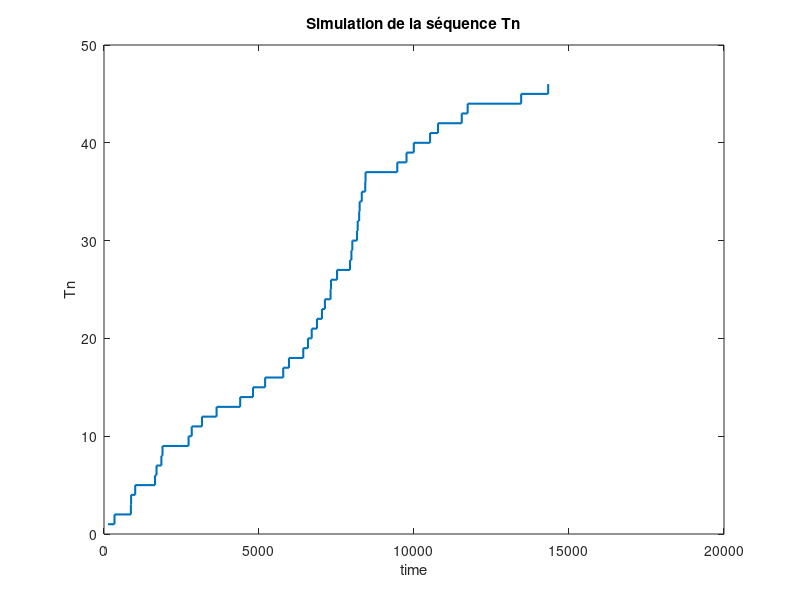
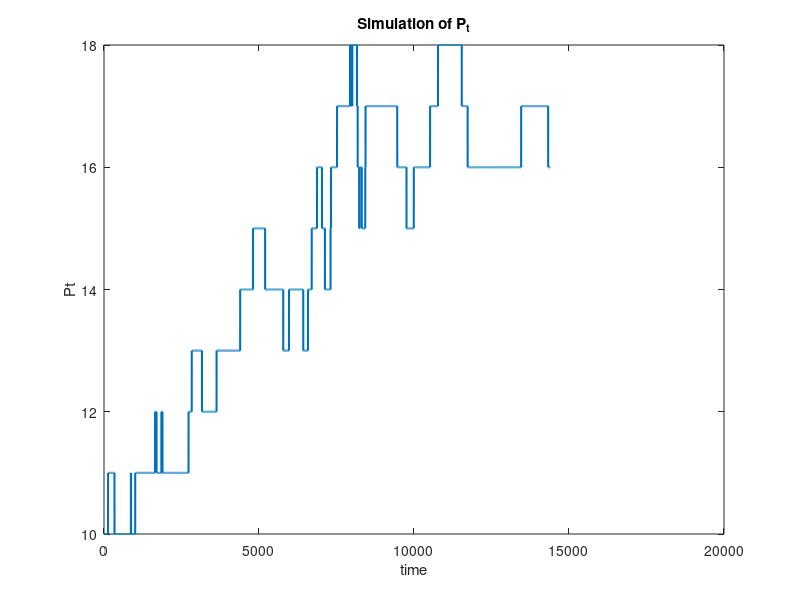

MATLAB code to generate these figures, in order:
clc, clearvars, close all;


% I use Statistics and Machine Learning Toolbox for exponential law

P0 = 10;
T = 4 * 3600;

function[Sn] = S_sim(Nmc)
    % first we estimate the lambda
    lambda = 1/300;
    % exprnd simulate exponential law with the mean as an input
    Sn = exprnd(1/lambda, Nmc, 1);
end

Sn = S_sim(1000);

Tn = cumsum(Sn);
Tn = Tn(Tn < T);

figure;
stairs(Tn, 1:length(Tn), 'LineWidth', 1.5);
title('Simulation de la séquence Tn')
xlabel('time');
ylabel('Tn');

Jn = 2 * randi([0, 1], length(Tn), 1) - 1;

function[Nt] = compute_Nt(t, Tn)
    N_t = Tn(Tn <= t);
    Nt = length(N_t);
end

t_values = 0:T;
Pt = zeros(size(t_values));

for i = 1:length(t_values)
    t = t_values(i);
    Nt = compute_Nt(t, Tn);
    Pt(i) = P0 + sum(Jn(1:Nt));
end

figure;
plot(t_values, Pt, 'LineWidth', 1.5);
title('Simulation of P_t')
xlabel('time');
ylabel('Pt')


